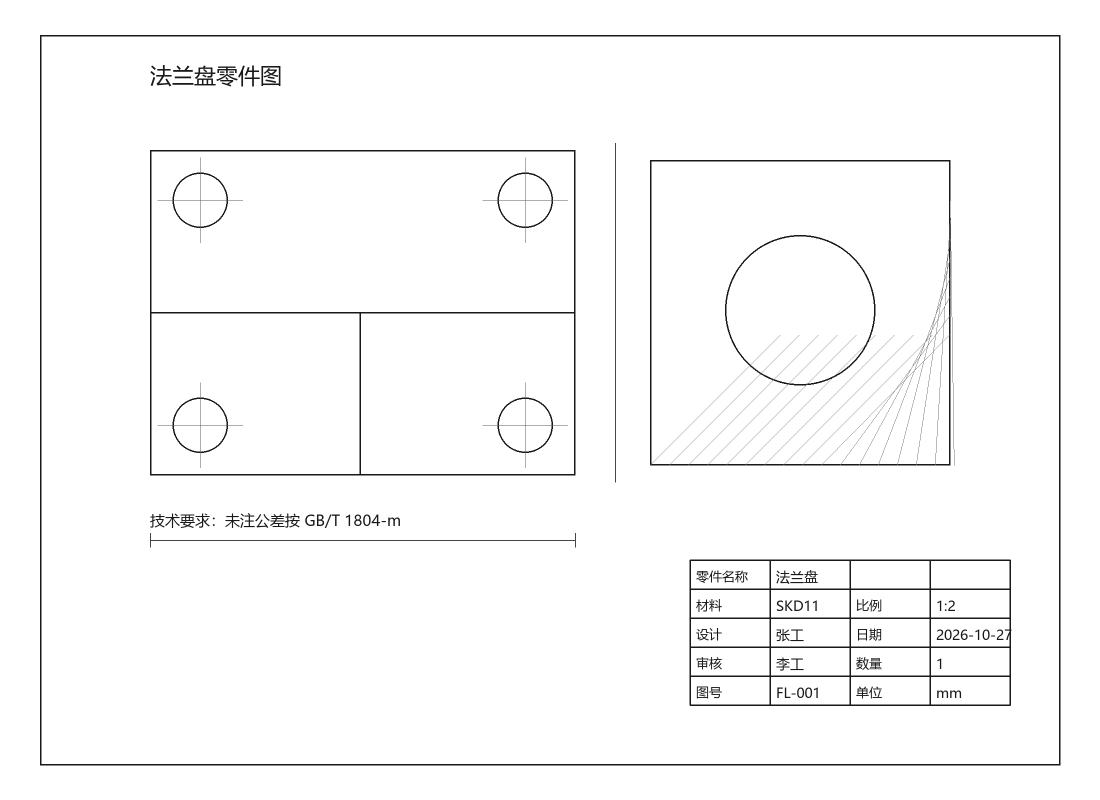
#> input picture 04_运行程序 - 副本/04_引擎依赖/卷3/resources/backend/_internal/demo/images/01-零件图-干净.png, 2200 x 1600 px (shown at 1/2 size)
$ python -i mock_run.py   (imports and definitions only)
#> lines starting #> are read from the running program, lines starting #| are printed output that depends on the picture; after the words box and inside, x2 and y2 are one past the last pixel; in counts of white or black regions, pixels touching at a corner belong together
#> further down, picture is the input picture: shape (1600, 2200); min 25, max 255, mean 249.4
### 02_后端引擎/image2cad/models.py
# -*- coding: utf-8 -*-
"""
models.py
=========
看图成图（Image → CAD）核心数据模型。

设计原则：
    * 几何图元一律用**像素坐标**表达（左上角为原点、y 轴向下），
      与 OpenCV 的图像坐标系保持一致；转毫米、转 DXF 时由 writer 统一换算。
    * 每个结果对象都能序列化为 JSON，便于 Web UI / 报告 / 自动化测试复用。

坐标约定：
    * x 向右为正，y 向下为正；
    * Segment 的端点顺序不做保证，比较方向时按角度归一化到 [0, 180)。
"""
from __future__ import annotations

from dataclasses import dataclass, field, asdict
from typing import Any, Dict, List, Optional, Set


# ---------------------------------------------------------------------------
# 几何图元
# ---------------------------------------------------------------------------
@dataclass
class Segment:
    """一条直线段（像素坐标）。"""
    x1: float
    y1: float
    x2: float
    y2: float
    source: str = "hough"          # 来源：hough / polyline / manual

    @property
    def length(self) -> float:
        return ((self.x2 - self.x1) ** 2 + (self.y2 - self.y1) ** 2) ** 0.5

    # [6 lines left out: function angle_deg, not called in this run]

    def to_dict(self) -> Dict[str, Any]:
        return asdict(self)


@dataclass
class Circle:
    """圆（像素坐标）。"""
    cx: float
    cy: float
    r: float
    source: str = "hough"

    def to_dict(self) -> Dict[str, Any]:
        return asdict(self)


@dataclass
class Rect:
    """轴对齐（或带旋转角）矩形轮廓（像素坐标，x/y 为左上角）。"""
    x: float
    y: float
    w: float
    h: float
    angle: float = 0.0             # 仅 0 / 90 表示轴对齐；预留旋转框
    source: str = "loop"

    def to_dict(self) -> Dict[str, Any]:
        return asdict(self)


@dataclass
class TextBox:
    """检测到的文字区域（像素坐标），保留在 CAD 的「文字区」图层。"""
    x: float
    y: float
    w: float
    h: float
    confidence: float = 0.0
    text: str = ""                 # 预留 OCR 结果；无 OCR 时为空

    def to_dict(self) -> Dict[str, Any]:
        return asdict(self)


# ---------------------------------------------------------------------------
# 场景与步骤
# ---------------------------------------------------------------------------
@dataclass
class VectorScene:
    """一张图矢量化后的全部图元。"""
    width_px: int = 0
    height_px: int = 0
    segments: List[Segment] = field(default_factory=list)
    circles: List[Circle] = field(default_factory=list)
    rects: List[Rect] = field(default_factory=list)
    text_boxes: List[TextBox] = field(default_factory=list)
    stroke_width_px: float = 1.0
    scale_mm_per_px: float = 1.0
    polylines: List[Any] = field(default_factory=list)          # cadclean.Polyline（链/闭合轮廓）
    consumed_segments: Set[int] = field(default_factory=set)    # 已并入多段线的线段下标

    # [17 lines left out: functions to_dict, entity_count, not called in this run]


@dataclass
class StepResult:
    """流水线中的一个可视化步骤（供 UI 的「过程胶片」展示）。"""
    key: str                       # 机器可读 id，如 "binarize"
    title: str                     # 中文标题，如 "二值化"
    detail: str                    # 一句话说明（这步做了什么、为什么）
    image: str = ""                # 相对 run 目录的 PNG 路径（可为空）
    metrics: Dict[str, Any] = field(default_factory=dict)
    ms: float = 0.0                # 该步骤耗时（毫秒）

    # [9 lines left out: function to_dict, not called in this run]


@dataclass
class QualityReport:
    """矢量化质量自检（与输入墨迹做栅格化对比）。"""
    ink_ratio: float = 0.0         # 输入二值图中墨迹像素占比
    vector_ink_ratio: float = 0.0  # 矢量重绘后的墨迹占比
    precision: float = 0.0         # 矢量图落在输入墨迹上的比例（防乱画）
    recall: float = 0.0            # 输入墨迹被矢量化覆盖的比例（防漏画）
    f1: float = 0.0
    chamfer_px: float = 0.0        # 双向平均最近距离（像素，越小越贴合）
    extra_segments: int = 0        # 明显偏开的线段数（噪声误检）
    note: str = ""

    # [11 lines left out: function to_dict, not called in this run]


@dataclass
class RunResult:
    """一次「看图成图」运行的完整结果（落盘为 report.json）。"""
    run_id: str
    created_at: str
    source_name: str
    source_width: int
    source_height: int
    source_bytes: int
    steps: List[StepResult] = field(default_factory=list)
    scene: VectorScene = field(default_factory=VectorScene)
    quality: QualityReport = field(default_factory=QualityReport)
    files: Dict[str, str] = field(default_factory=dict)
    metrics: Dict[str, Any] = field(default_factory=dict)
    warnings: List[str] = field(default_factory=list)
    recognition: Optional[Dict[str, Any]] = None
    elapsed_ms: float = 0.0

    # [25 lines left out: function to_dict, not called in this run]

### 02_后端引擎/tools/mock_run.py
# -*- coding: utf-8 -*-
"""
mock_run.py
===========
「看图成图 Image → CAD」前端联调用的假流水线。

存在理由：
    image2cad/pipeline.py（Lead 负责）还没落地时，前端仍需要一整套真实形状的
    响应：步骤缩略图、矢量场景、统计、DXF/SVG/JSON/报告下载、识读结果。
    本工具向 image2cad.server 注入一个假的 pipeline.run，按协作约定的签名返回
    RunResult，并把产物写进 out/runs/<runId>/。

用法（务必用工程自带解释器）：
    python tools/mock_run.py --port 8710              # 启动 mock 模式的 Web 服务
    python tools/mock_run.py --port 8710 --delay 0.8  # 放慢每步，便于演示进度

注意：
    * 这里的几何提取是「够用就行」的粗糙近似（Hough + 连通域），只为让界面有
      真实密度的线段/圆/文字区可画；它不是 vectorize.py，算法质量以 vector-engine
      的实现为准。
    * 步骤图片故意使用中文文件名，用来验证服务的 UTF-8 路径与 URL 编码处理。
"""
from __future__ import annotations

import argparse
import json
import sys
import time
from pathlib import Path
from typing import Any, Callable, Dict, List, Optional

PROJECT_ROOT = Path(__file__).resolve().parent.parent
if str(PROJECT_ROOT) not in sys.path:
    sys.path.insert(0, str(PROJECT_ROOT))

import numpy as np  # noqa: E402
from PIL import Image, ImageDraw, ImageFont  # noqa: E402

from image2cad.models import (  # noqa: E402
    Circle, QualityReport, Rect, RunResult, Segment, StepResult, TextBox, VectorScene,
)

INK = (28, 30, 34)
ACCENT = (76, 154, 255)
ACCENT_SOFT = (128, 180, 255)


# [22 lines left out: functions _font, _read_gray, not called in this run]


def _detect(gray: np.ndarray) -> Dict[str, Any]:
    import cv2

    height, width = gray.shape[:2]
#> height = 1600; width = 2200
    max_side = 1200
    scale = min(1.0, max_side / float(max(height, width)))
#> scale = 0.545
    if scale < 1.0:
        small = cv2.resize(gray, (max(1, int(width * scale)), max(1, int(height * scale))),
                           interpolation=cv2.INTER_AREA)
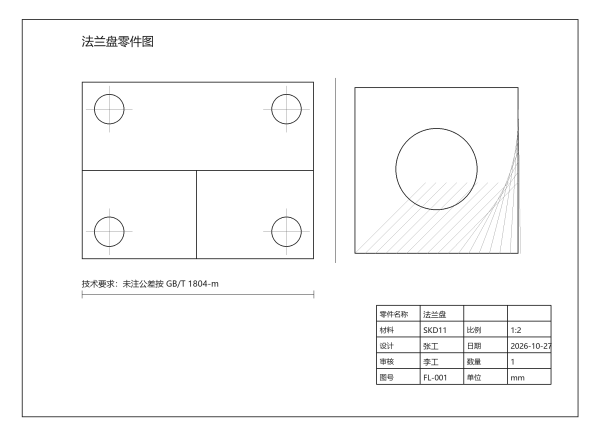
#> small: shape (872, 1200) (shown at 1/2 size); min 25, max 255, mean 249.4
    else:
        small = gray.copy()
    sh, sw = small.shape[:2]
#> sh = 872; sw = 1200
    factor = 1.0 / scale
#> factor = 1.83

    blur = cv2.GaussianBlur(small, (3, 3), 0)
    _, mask = cv2.threshold(blur, 0, 255, cv2.THRESH_BINARY_INV + cv2.THRESH_OTSU)
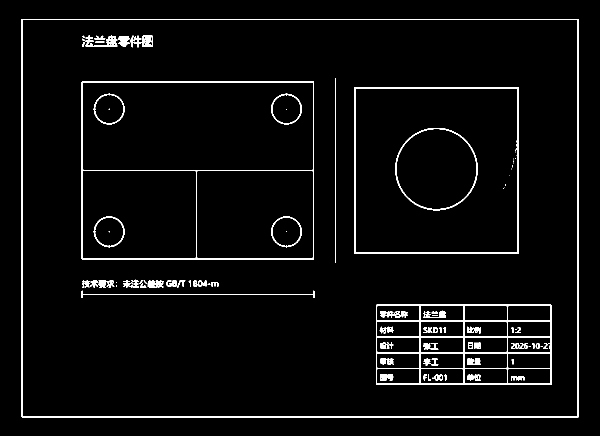
#> mask: shape (872, 1200) (shown at 1/2 size); 3.7% white; 109 white regions (31 under 20 px), largest, box (x1, y1, x2, y2) and area: (43, 38, 1157, 835) 9530, (752, 609, 1104, 770) 7427, (163, 163, 628, 519) 5814
    kernel = np.ones((3, 3), np.uint8)
    clean = cv2.morphologyEx(mask, cv2.MORPH_CLOSE, kernel, iterations=1)
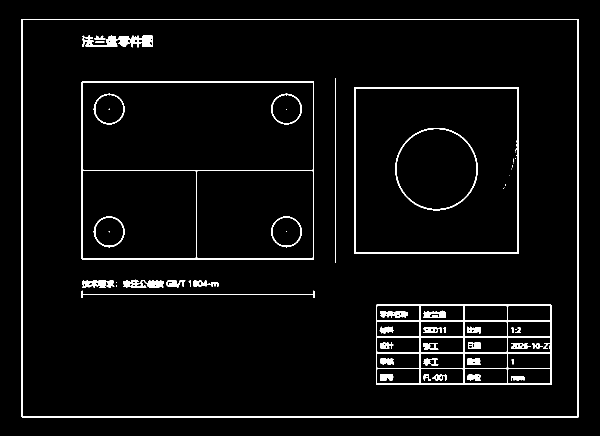
#> clean: shape (872, 1200) (shown at 1/2 size); 3.9% white; 57 white regions (16 under 20 px), largest, box (x1, y1, x2, y2) and area: (43, 38, 1157, 835) 9530, (752, 609, 1104, 770) 7485, (163, 163, 628, 519) 5814
    clean = cv2.morphologyEx(clean, cv2.MORPH_OPEN, kernel, iterations=1)
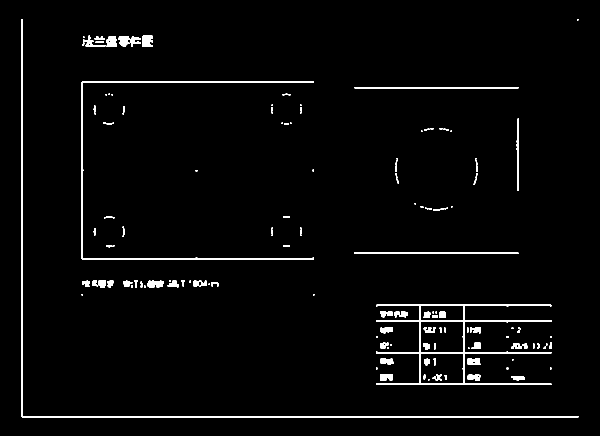
#> clean: shape (872, 1200) (shown at 1/2 size); 2.6% white; 156 white regions (77 under 20 px), largest, box (x1, y1, x2, y2) and area: (43, 38, 1157, 835) 5723, (752, 609, 1103, 770) 5162, (163, 163, 628, 519) 3848

    segments: List[Segment] = []
    min_len = max(18, int(min(sw, sh) * 0.05))
#> min_len = 43
    lines = cv2.HoughLinesP(clean, 1, np.pi / 180.0, threshold=55,
                            minLineLength=min_len, maxLineGap=6)
#> lines = 67 rows, first 6: [43, 832, 1156, 832], [43, 833, 1156, 833], [44, 834, 1156, 834], [45, 831, 45, 38], [44, 831, 44, 38], [43, 831, 43, 38]
    if lines is not None:
        for raw in lines[:420]:
            x1, y1, x2, y2 = (float(v) for v in np.array(raw).reshape(-1)[:4])
            segments.append(Segment(x1 * factor, y1 * factor, x2 * factor, y2 * factor, "mock-hough"))
#> this loop made 67 passes
#> (x1, y1, x2, y2) on passes 1 to 12: (43, 832, 1156, 832), (43, 833, 1156, 833), (44, 834, 1156, 834), (45, 831, 45, 38), (44, 831, 44, 38), (43, 831, 43, 38), (163, 516, 627, 516), (163, 165, 627, 165), (164, 163, 627, 163), (165, 518, 165, 164), (163, 517, 627, 517), (163, 164, 627, 164)
#> after the loop, segments = 67 items

    circles: List[Circle] = []
    try:
        found = cv2.HoughCircles(
            blur, cv2.HOUGH_GRADIENT, dp=1.2,
            minDist=max(20, int(min(sw, sh) * 0.03)),
            param1=120, param2=46,
            minRadius=max(6, int(min(sw, sh) * 0.015)),
            maxRadius=max(10, int(min(sw, sh) * 0.45)),
        )
#> found = 488 rows, first 8: [873, 339, 80.68], [796.2, 273, 233.9], [498.6, 498.6, 335.8], [765, 234.6, 272.3], [831, 261, 206.3], [729, 246.6, 305.4], [432.6, 444.6, 389.9], [972.6, 582.6, 184.5]
        if found is not None:
            for cx, cy, radius in np.array(found).reshape(-1, 3)[:32]:
                circles.append(Circle(float(cx) * factor, float(cy) * factor,
                                      float(radius) * factor, "mock-hough"))
#> this loop made 32 passes
#> (cx, cy, radius) on passes 1 to 12: (873, 339, 80.68), (796.2, 273, 233.9), (498.6, 498.6, 335.8), (765, 234.6, 272.3), (831, 261, 206.3), (729, 246.6, 305.4), (432.6, 444.6, 389.9), (972.6, 582.6, 184.5), (831, 291, 206.4), (930.6, 558.6, 180), (357, 258.6, 314.6), (882.6, 586.2, 181.2)
#> after the loop, circles = 32 items
    except Exception:
        circles = []

    # 矩形：用「足够长的线段」的外包框近似，让界面有矩形图元可画
    rects: List[Rect] = []
    long_segments = [s for s in segments if s.length > min(sw, sh) * 0.35]
#> long_segments = 33 items
    if long_segments:
        xs = [v for s in long_segments for v in (s.x1, s.x2)]
#> xs = 66 values, max 2119.3 at index 1, min 78.83 at index 0, mean 1175.2
        ys = [v for s in long_segments for v in (s.y1, s.y2)]
#> ys = 66 values, max 1529 at index 4, min 69.67 at index 7, mean 949.2
    else:
        xs, ys = [0.0, float(width)], [0.0, float(height)]
    pad_x = width * 0.04
#> pad_x = 88
    pad_y = height * 0.04
#> pad_y = 64
    rects.append(Rect(max(0.0, min(xs) - pad_x), max(0.0, min(ys) - pad_y),
                      min(float(width) - 2, max(xs) - min(xs) + pad_x * 2),
                      min(float(height) - 2, max(ys) - min(ys) + pad_y * 2), 0.0, "mock-loop"))

    # 文字区：小连通域 → 按行合并（粗糙近似，仅用于联调）
    text_boxes: List[TextBox] = []
    try:
        count, _labels, stats, _centroids = cv2.connectedComponentsWithStats(clean, 8)
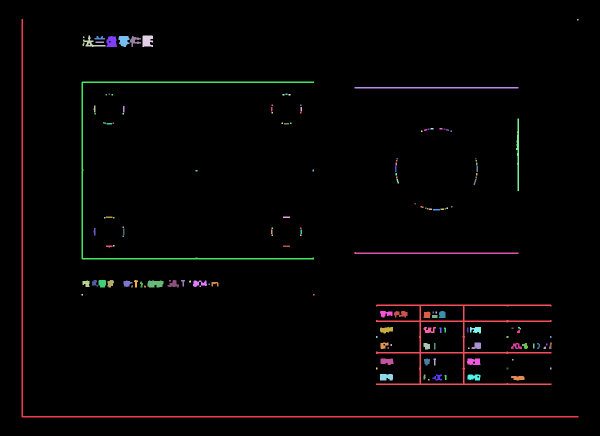
#> _labels: shape (872, 1200) int32 (shown at 1/2 size); 157 distinct labels, from 0 to 156; one colour per label, 0 black
#> count = 157; stats = 157 rows, first 6: [0, 0, 1200, 872, 1019711], [43, 38, 1114, 797, 5723], [1154, 38, 3, 3, 9], [166, 71, 45, 23, 281], [285, 71, 21, 23, 420], [166, 73, 3, 3, 9]
        raw_boxes = []
        for index in range(1, count):
            x, y, bw, bh, area = (int(v) for v in stats[index][:5])
            if bh < max(6, int(sh * 0.006)) or bh > int(sh * 0.05):
                continue
            if bw > int(sw * 0.35) or area < 12:
                continue
            raw_boxes.append([x, y, bw, bh])
#> this loop made 156 passes
#> after the loop, raw_boxes = 64 items, first 6: [166, 71, 45, 23], [285, 71, 21, 23], [189, 72, 21, 7], [213, 72, 21, 22], [237, 72, 22, 22], [260, 72, 22, 22]
        raw_boxes.sort(key=lambda box: (box[1], box[0]))
        rows: List[List[List[int]]] = []
        for box in raw_boxes:
            if rows:
                last = rows[-1]
                ref = last[-1]
                if abs(box[1] - ref[1]) <= max(4, ref[3] * 0.7):
                    last.append(box)
                    continue
            rows.append([box])
#> this loop made 64 passes
#> (box, ref) on passes 2, 5, 6, 7, 8, 9, 12, 13, 15, 17, 19, 22: ([285, 71, 21, 23], [166, 71, 45, 23]), ([237, 72, 22, 22], [213, 72, 21, 22]), ([260, 72, 22, 22], [237, 72, 22, 22]), ([165, 85, 4, 7], [260, 72, 22, 22]), ([187, 211, 4, 14], [165, 85, 4, 7]), ([246, 212, 3, 13], [187, 211, 4, 14]), ([791, 325, 3, 6], [601, 214, 3, 9]), ([952, 325, 3, 6], [791, 325, 3, 6]), ([953, 332, 3, 12], [790, 332, 3, 12]), ([947, 358, 6, 12], [793, 358, 5, 9]), ([246, 457, 3, 13], [187, 456, 4, 15]), ([184, 560, 12, 13], [601, 459, 3, 9])
#> box on passes 3, 4, 10, 11, 14, 16: [189, 72, 21, 7], [213, 72, 21, 22], [542, 214, 3, 9], [601, 214, 3, 9], [790, 332, 3, 12], [793, 358, 5, 9]
#> after the loop, rows = 12 items
        for row in rows:
            merged = list(row[0])
            for box in row[1:]:
                gap = box[0] - (merged[0] + merged[2])
                if gap <= max(10, merged[3] * 1.2):
                    merged[2] = max(merged[0] + merged[2], box[0] + box[2]) - merged[0]
                    merged[3] = max(merged[3], box[3])
                else:
                    text_boxes.append(TextBox(merged[0] * factor, merged[1] * factor,
                                              merged[2] * factor, merged[3] * factor,
                                              0.55, ""))
                    merged = list(box)
            text_boxes.append(TextBox(merged[0] * factor, merged[1] * factor,
                                      merged[2] * factor, merged[3] * factor, 0.55, ""))
#> this loop made 12 passes
#> row on passes 3 to 5: [[791, 325, 3, 6], [952, 325, 3, 6]], [[790, 332, 3, 12], [953, 332, 3, 12]], [[793, 358, 5, 9], [947, 358, 6, 12]]
#> after the loop, text_boxes = 36 items
    except Exception:
        text_boxes = []
    text_boxes = text_boxes[:48]

    ink_ratio = float((mask > 0).mean())
#> ink_ratio = 0.0373
    return {
        "small_gray": small,
        "mask": mask,
        "clean": clean,
        "segments": segments,
        "circles": circles,
        "rects": rects,
        "text_boxes": text_boxes,
        "scale": scale,
        "ink_ratio": ink_ratio,
    }


# ---------------------------------------------------------------------------
# 绘图
# ---------------------------------------------------------------------------
def _to_png(image: Image.Image, path: Path) -> None:
    path.parent.mkdir(parents=True, exist_ok=True)
    image.save(path, format="PNG")


def _mask_display(mask: np.ndarray) -> Image.Image:
    return Image.fromarray(255 - mask, mode="L").convert("RGB")


# [340 lines left out: functions _draw_step_caption, _render_scene, _write_dxf, _write_svg, _write_report, _mock_recognition and 4 more, not called in this run]


# [2 lines not run here, left out]

>>> import cv2
>>> picture = cv2.imread('../../04_运行程序 - 副本/04_引擎依赖/卷3/resources/backend/_internal/demo/images/01-零件图-干净.png', cv2.IMREAD_GRAYSCALE)
>>> result = _detect(picture)
#> result = 9 items
